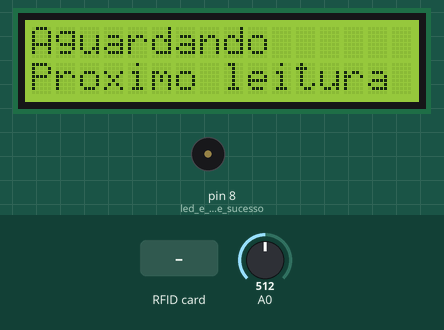
Recording of a sketch running on a simulated Arduino Uno, built with avr-gcc and run on an emulated ATmega328P. Parts: 16×2 character LCD, buzzer (waves = sounding). The test bench sets the inputs (shaded band); at power-on: A0 = 512. The local clock reads 2024-03-15 10:24:30 at power-on unless the sketch sets it; what the sketch prints to the serial monitor is not drawn.

Above: at 1.3 s.
1.4 s: RFID card 5E 7A 19 C4 held to the reader
At 2.2 s:
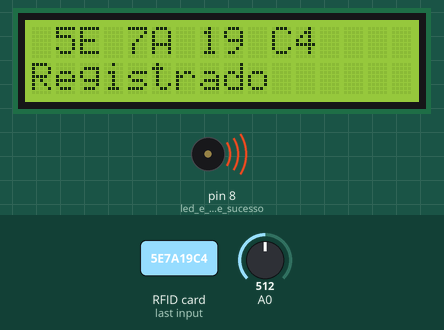
At 3.6 s:
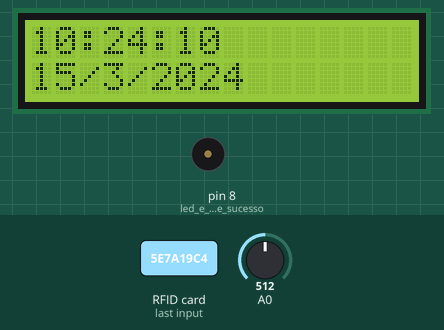
Timing chart, 0 to 5.1 s (numbered marks = the images above; inputs shaded):
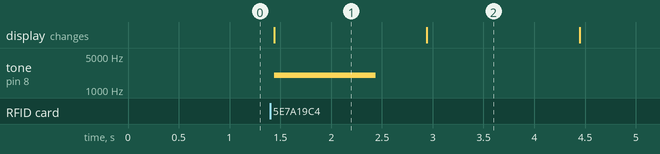

The sketch:

leitorV3.ino
```cpp
//Leitor RFID
#include "RTClib.h"
#include <SPI.h>
#include <MFRC522.h>
#include <LiquidCrystal.h>
#include <Ethernet.h>
// Define MacAddress, IP, Mascara de sub-rede e Gateway da placa de rede
  byte mac[] = { 0xDE, 0xAD, 0xBE, 0xEF, 0xFE, 0xED };  // Define o Mac Address
  byte ip[] = { 10, 1, 140, 57 };                       // Define o IP
  byte subnet[] = {255, 255, 252, 0};                   // Define a máscara de rede
  byte gateway[] = {10, 1,143, 254};                    // Define o gateway

//#include <MySQL_Connection.h> //Necessario depois inserir conexão
//#include <MySQL_Cursor.h> // Necesario depois inseir conexão
#include <SPI.h>

#define SS_PIN 10
#define RST_PIN 9
MFRC522 mfrc522(SS_PIN, RST_PIN);

LiquidCrystal lcd(6, 7, 5, 4, 3, 2);

RTC_DS1307 rtc;

char id_leitor[11] = "1";
char st[20];
char daysOfTheWeek[7][12] = {"Domingo", "Segunda-feira", "Terça-feira", "Quarta-feira", "Quinta-feira", "Sexta-feira", "Sabado"};

IPAddress server_addr(10,1,140,54);  // Define o Servidor de Banco de dados
char user[] = "sistema";             // Define o usuario do Banco de Dados
char password[] = "123456";          // Define a senha do usuario

char BANCO_DE_DADOS[] = "";

EthernetClient client;
//MySQL_Connection conn((Client *)&client); //Inserir dados da conexão

void setup()
{
  pinMode(8, OUTPUT); // led e tone de sucesso
  Serial.begin(9600);   // Inicia a serial
  SPI.begin();      // Inicia  SPI bus
  mfrc522.PCD_Init();   // Inicia MFRC522
  Serial.println("Aproxime o seu cartao do leitor...");
  Serial.println();
  //Define o número de colunas e linhas do LCD:
  lcd.begin(16, 2);
  mensageminicial();

#ifndef ESP8266
  while (!Serial); // wait for serial port to connect. Needed for native USB
#endif

  if (! rtc.begin()) {
    Serial.println("Couldn't find RTC");
    Serial.flush();
    abort();
  }

  if (! rtc.isrunning()) {
    Serial.println("RTC is NOT running, let's set the time!");
    // When time needs to be set on a new device, or after a power loss, the
    // following line sets the RTC to the date & time this sketch was compiled
    //rtc.adjust(DateTime(F(__DATE__), F(__TIME__)));
    // This line sets the RTC with an explicit date & time, for example to set
    // January 21, 2014 at 3am you would call:
     rtc.adjust(DateTime(2020, 07, 05, 22, 11, 10));
  }

  // When time needs to be re-set on a previously configured device, the
  // following line sets the RTC to the date & time this sketch was compiled
  // rtc.adjust(DateTime(F(__DATE__), F(__TIME__)));
  // This line sets the RTC with an explicit date & time, for example to set
  // January 21, 2014 at 3am you would call:
   //rtc.adjust(DateTime(2020, 07, 04, 17, 59, 10));

  Ethernet.begin(mac, ip, subnet, gateway);

   /*if (conn.connect(server_addr, 3306, user, password))
      {
      Serial.println("Conectando ao Servidor de Banco de Dados");

      MySQL_Cursor *cur_mem = new MySQL_Cursor(&conn);
      cur_mem->execute(BANCO_DE_DADOS);
      delete cur_mem;
      }
   else
      {
      Serial.println("A conexão com o Banco de Dados falhou");
      conn.close();
      }*/

      //comentado para evitar erro por não estar com conexão

}

void loop()
{

  //MySQL_Cursor *cur_mem = new MySQL_Cursor(&conn);

  //calcula valor da carga da bateria
  Serial.println(float(analogRead(A0))/float(1023)*5);

  //produz a impressão do calendario no terminal serial
  DateTime now = rtc.now();

    //Serial.print(now.year(), DEC);
    //Serial.print('/');
    //Serial.print(now.month(), DEC);
    //Serial.print('/');
    //Serial.print(now.day(), DEC);
    //Serial.print(" (");
    //Serial.print(now.hour(), DEC);
    //Serial.print(':');
    //Serial.print(now.minute(), DEC);
    //Serial.print(':');
    //Serial.print(now.second(), DEC);
    //Serial.println();


    String horario = (String(now.hour(), DEC))+(':')+(String(now.minute(), DEC)+(':')+(now.second(), DEC));
    String calendario = (String (now.day(), DEC))+('/')+(String(now.month(), DEC))+('/')+(String(now.year(), DEC));

  // Look for new cards
  if ( ! mfrc522.PICC_IsNewCardPresent())
  {
    return;
  }
  // Select one of the cards
  if ( ! mfrc522.PICC_ReadCardSerial())
  {
    return;
  }
  //Mostra UID na serial
  Serial.print("UID da tag :");
  String conteudo= "";
  byte letra;
  for (byte i = 0; i < mfrc522.uid.size; i++)
  {
     Serial.print(mfrc522.uid.uidByte[i] < 0x10 ? " 0" : " ");
     Serial.print(mfrc522.uid.uidByte[i], HEX);
     conteudo.concat(String(mfrc522.uid.uidByte[i] < 0x10 ? " 0" : " "));
     conteudo.concat(String(mfrc522.uid.uidByte[i], HEX));
  }
  Serial.println();
  Serial.print("Mensagem : ");


  char INSERIR_DADOS[256]; // 256 = valor arbitrario, use uma quantidade que garanta que o texto (conteudo) nunca ira passar deste comprimento
  snprintf_P(INSERIR_DADOS,sizeof(INSERIR_DADOS),PSTR("INSERT INTO registro_leitor_RFID (cod_leitor, cod_tag,horario, calendario) VALUES (%d, %d, %d, %d)"),id_leitor,conteudo,horario,calendario);

   //cur_mem->execute(INSERIR_DADOS); //para executar conexão
   Serial.println("Dados gravados.");

   //delete cur_mem; //para eliminar conexão

  conteudo.toUpperCase();
    //Serial.println("Ola Usuario A !");
    //Serial.println();
    lcd.clear();
    lcd.setCursor(0,0);
    lcd.print(conteudo);
    lcd.setCursor(0,1);
    lcd.print("Registrado");
    digitalWrite(8, HIGH);
    tone(8, 2000, 1000);
    delay(1500);
    lcd.clear();
    lcd.setCursor(0,0);
    lcd.print(horario);
    lcd.setCursor(0,1);
    lcd.print(calendario);
    delay(1500);
    digitalWrite(8, LOW);
    mensageminicial();
    horario = "";
    calendario = "";
}

void mensageminicial()
{
  lcd.clear();
  lcd.print("Aguardando");
  lcd.setCursor(0,1);
  lcd.print("Proximo leitura");
}
```

Measured:
- after the input at 1.4 s, tone on pin 8 (led_e_tone_de_sucesso): silent → 2000 Hz at once, → silent 1.0 s later; the display: changes at once (image 1)
- what the display in image 1 shows lasts 1.5 s, from 1.4 s to 2.9 s
